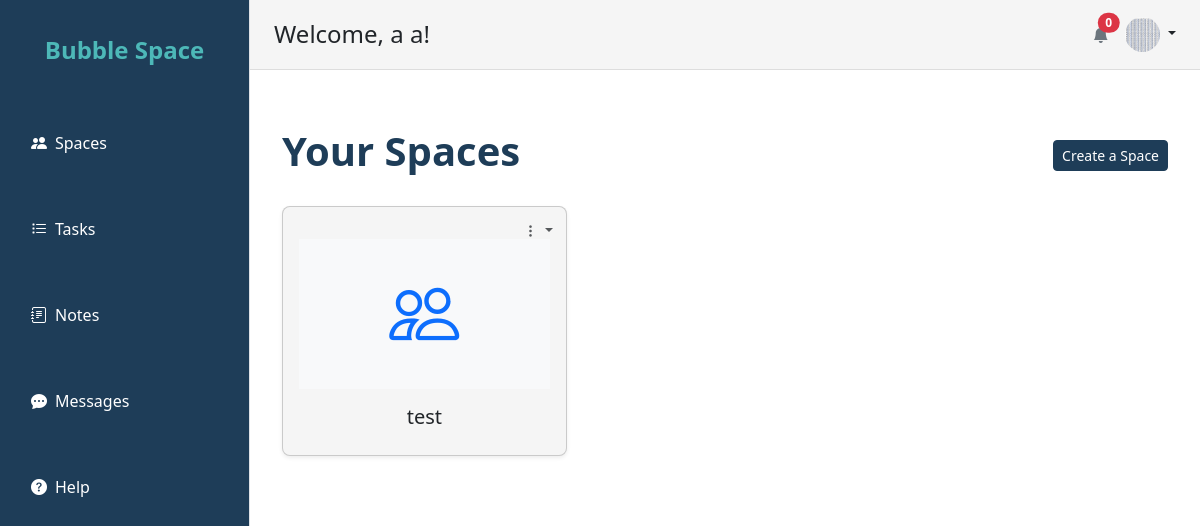
Page /bubblespace/teams/ (signed in) on the committed database.
### Login/models.py (models this page shows, shortened)
class Users_Account(AbstractBaseUser, PermissionsMixin):
    username = models.CharField(max_length=30, unique=True)
    fname = models.CharField(max_length=50)
    lname = models.CharField(max_length=50)
    gender = models.CharField(max_length=20)
    birthDate = models.DateField()
    profile_picture = models.ImageField(upload_to='profile_pics/', blank=True, null=True)
    is_active = models.BooleanField(default=True)
    is_staff = models.BooleanField(default=False)
    email = models.EmailField(unique=True)  # Added email field
    joined_date = models.DateField(auto_now_add=True)
    objects = UsersAccountManager()
    USERNAME_FIELD = 'username'
    REQUIRED_FIELDS = ['fname', 'lname',"birthDate","gender"]

### Teams/models.py (models this page shows, shortened)
class Team(models.Model):
    team_name = models.CharField(max_length=255)
    creator = models.ForeignKey(settings.AUTH_USER_MODEL, on_delete=models.CASCADE, related_name='created_teams')
    members = models.ManyToManyField(settings.AUTH_USER_MODEL, related_name='teams')
    projects = models.ManyToManyField(Project, related_name='teams', blank=True)
    team_picture = models.ImageField(upload_to='team_pics/', blank=True, null=True)

### Teams/views.py (the view)
# urls.py: path('', views.team_list, name='team_list'),
@login_required
def team_list(request):
    teams = Team.objects.filter(members=request.user)
    return render(request, 'teams/team_list.html', {'teams': teams})

### Tasks/context_processors.py (called while the page is built)
def notifications_context(request):
    if request.user.is_authenticated:
        nearing_deadline_tasks = Task.objects.filter(
            created_by=request.user,
            project__isnull=True,
            due_date__lte=now() + timedelta(days=1),
            due_date__gte=now()
        )
        return {'nearing_deadline_tasks': nearing_deadline_tasks}
    return {}

### Teams/templates/teams/team_list.html (shortened to what this page needs)
{% extends "base.html" %}
{% block content %}
<div class="container my-4" style="--primary-color: #1e3d58; --secondary-color: #4db8b8; --background-color: #f5f5f5; --text-color: #333; --accent-color: #ff7043;">
    <div class="d-flex justify-content-between align-items-center mb-3">
        <h1 class="fw-bold" style="color: var(--primary-color);">Your Spaces</h1>
        <button type="button" class="btn btn-sm" data-bs-toggle="modal" data-bs-target="#createTeamModal" style="background-color: var(--primary-color); color: #fff; border-color: var(--primary-color);">
            Create a Space
        </button>
    </div>
    <div class="row g-3">
        {% for team in teams %}
        <div class="col-md-6 col-lg-4">
            <div class="card h-300 shadow-sm border-0.5" style="border-radius: 8px; overflow: hidden; position: relative; height: 250px; background-color: var(--background-color);">
                <a href="{% url 'team_detail' team.pk %}" class="text-decoration-none text-dark d-flex flex-column justify-content-between">
                    <div class="card-body text-center">
                        {% if team.team_picture %}
                        <div class="bg-light text-primary d-flex justify-content-center align-items-center mx-auto mb-3 mt-3"
                            style="width: 100%; max-width: 300px; height: 150px;">
                            <img src="{{ team.team_picture.url }}" alt="{{ team.team_name }}'s Picture"
                                class="img-fluid" style="width: 300px; height: 150px; object-fit: cover;">
                        </div>
                        {% else %}
                        <div class="bg-light text-primary d-flex justify-content-center align-items-center mx-auto mb-3 mt-3"
                            style="width: 100%; max-width: 300px; height: 150px;">
                            <i class="bi bi-people" style="font-size: 70px;"></i>
                        </div>
                        {% endif %}
                        <h5 class="card-title text-dark text-truncate" title="{{ team.team_name }}" style="color: var(--primary-color);">
                            {{ team.team_name }}
                        </h5>
                    </div>
                </a>
                <div class="position-absolute top-0 end-0 m-2">
                    <div class="dropdown">
                        <button class="btn btn-sm text-muted p-1 dropdown-toggle"
                                type="button" id="teamOptionsDropdown{{ team.pk }}"
                                data-bs-toggle="dropdown" aria-expanded="false">
                            <i class="bi bi-three-dots-vertical"></i>
                        </button>
                    </div>
                </div>
            </div>
        </div>
        {% empty %}
        <p class="text-muted text-center" style="color: var(--primary-color);">No Spaces found. Create a Space to get started!</p>
        {% endfor %}
    </div>
{% endblock %}

### Login/templates/base.html (shortened to what this page needs)
<!DOCTYPE html>
<html lang="en">
<head>
    {% load static %}
    <link href="https://cdn.jsdelivr.net/npm/bootstrap@5.3.0-alpha1/dist/css/bootstrap.min.css" rel="stylesheet">
    <link href="https://cdn.jsdelivr.net/npm/bootstrap-icons/font/bootstrap-icons.css" rel="stylesheet">
    <link rel="stylesheet" href="{% static 'base2.css' %}">
</head>
<body>
    <div class="d-flex">
        <aside class="bg-theme border-end" style="width: 250px; position: fixed; top: 0; left: 0; height: 100vh;">
            <div class="p-3">
                <div class="text-center mb-5">
                    <a href="{% url 'home' %}" class="text-decoration-none">
                        <h2 class="text-theme">Bubble Space</h2>
                    </a>
                </div>
                <nav>
                    <ul class="nav flex-column">
                        <li class="nav-item mb-3">
                            <a href="{% url 'team_list' %}" class="nav-link d-flex align-items-center">
                                <i class="bi bi-people-fill me-2"></i> Spaces
                            </a>
                        </li>
                        <li class="nav-item mb-3">
                            <a href="{% url 'task_list' %}" class="nav-link d-flex align-items-center">
                                <i class="bi bi-list-task me-2"></i> Tasks
                            </a>
                        </li>
                        <li class="nav-item mb-3">
                            <a href="{% url 'notes_list' %}" class="nav-link d-flex align-items-center">
                                <i class="bi bi-journal-text me-2"></i> Notes
                            </a>
                        </li>
                        <li class="nav-item mb-3">
                            <a href="{% url 'chat_list' %}" class="nav-link d-flex align-items-center">
                                <i class="bi bi-chat-dots-fill me-2"></i> Messages
                            </a>
                        </li>
                        <li class="nav-item">
                            <a href="{% url 'help' %}" class="nav-link d-flex align-items-center">
                                <i class="bi bi-question-circle-fill me-2"></i> Help
                            </a>
                        </li>
                    </ul>
                </nav>
            </div>
        </aside>
        <div style="margin-left: 250px; width: calc(100% - 250px);">
            <header class="d-flex align-items-center justify-content-between px-4 py-3 header bg-theme"
                style="position: fixed; top: 0; left: 250px; width: calc(100% - 250px);">
                <div>
                    <h4 class="mb-0">Welcome, {{ user.fname }} {{ user.lname }}!</h4>
                </div>
                <div class="d-flex align-items-center">
                    <div class="dropdown me-3">
                        <a href="#" class="d-block text-decoration-none position-relative" id="notificationDropdown"
                            data-bs-toggle="dropdown" aria-expanded="false">
                            <i class="bi bi-bell-fill text-secondary"></i>
                            <span class="position-absolute top-0 start-100 translate-middle badge rounded-pill bg-danger">
                                {{ nearing_deadline_tasks.count }}
                            </span>
                        </a>
                    </div>
                    <div class="dropdown">
                        <a href="#" class="d-block link-dark text-decoration-none dropdown-toggle" id="profileDropdown"
                            data-bs-toggle="dropdown" aria-expanded="false">
                            {% if user.profile_picture %}
                                <img src="{{ user.profile_picture.url }}" alt="Profile Picture"
                                    class="rounded-circle" style="width: 35px; height: 35px;">
                            {% else %}
                                <span class="bg-secondary text-white rounded-circle d-inline-block text-center"
                                    style="width: 35px; height: 35px; line-height: 35px;">
                                    <i class="bi bi-person-fill"></i>
                                </span>
                            {% endif %}
                        </a>
                    </div>
                </div>
            </header>
            <div id="main-content" class="container mt-5 pt-5">
                {% block content %}
                {% endblock %}
            </div>
        </div>
    </div>
</body>
</html>

### Login/static/base2.css (style rules this page uses)
:root { --primary-color: #1e3d58; --secondary-color: #4db8b8; --background-color: #f5f5f5; --text-color: #333; --accent-color: #ff7043; }
aside { background-color: var(--primary-color); color: white; position: fixed; top: 0; left: 0; width: 250px; height: 100vh; transition: all 0.3s ease; z-index: 100; }
aside h2 { font-size: 1.5rem; font-weight: bold; margin: 20px auto; text-align: center; color: var(--secondary-color); }
.nav-link { color: white; font-weight: 500; padding: 10px 15px; transition: all 0.2s ease; display: flex; align-items: center; border-radius: 5px; }
#main-content { margin-left: 0%; padding: 20px; background-color: rgb(255, 255, 255); color: var(--text-color); margin-bottom: 5%; transition: margin-left 0.3s ease; height: 10%; width: auto; box-sizing: border-box; margin-top: 0; }
.header { background-color: var(--background-color); border-bottom: 1px solid #ddd; padding: 10px 20px; display: flex; justify-content: space-between; align-items: center; position: fixed; top: 0; left: 250px; width: calc(100% - 250px); transition: all 0.3s ease; z-index: 50; }
.d-flex { padding-top: 0; height: 70px; }

### rows in the picture
Users_Account: fname "a", lname "a", profile_picture (picture)
Team: team_name "test"

### other values in the picture
{{ nearing_deadline_tasks.count }} "0"
